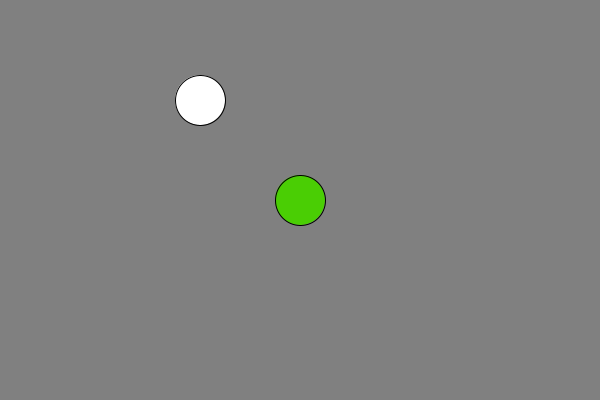
Frame 1 (no input)
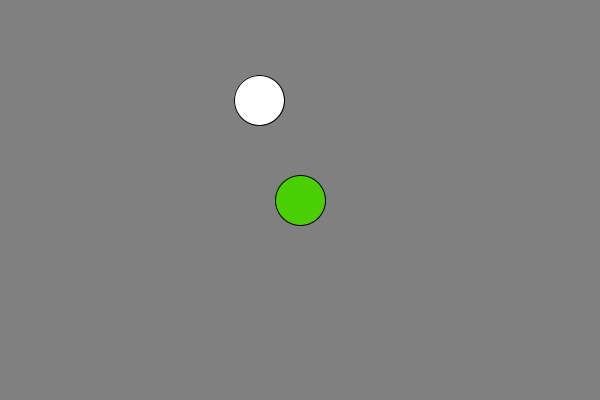
Frame 60 (the mouse pressed at the canvas centre just before this capture)
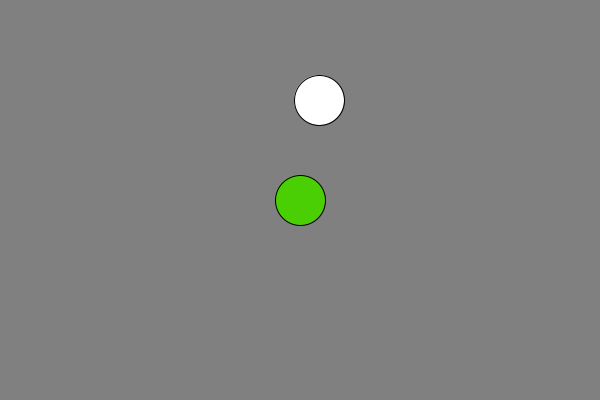
Frame 120 (the mouse held since frame 60 and released just before this capture)

The Processing sketch that drew these frames (run headless with seeded random() and noise(); from frame 60 on, the mouse is pressed at the canvas centre):

// Processing sketch: keyboard_03
// ── keyboard_03.pde
float xp=300, yp=200; // coordenadas iniciais do player
color cor1 = #FFFFFF;
float xt=200,yt=100;

void setup() {
  size(600, 400);
}

void draw() {
  background(128);
  desenha_target();
  move_player();
  desenha_player(xp,yp,#4ACE04);
  if(dist(xp,yp,xt,yt)<50) cor1 = color(random(255),random(255),random(255));
}

void desenha_target(){
  fill(cor1);
  circle(xt,yt,50);
  if (xt<width) xt++; else {xt=0;yt=random(0,height);}
}

void desenha_player(float xp, float yp, color cor){
  fill(cor);
  ellipse(xp,yp,50,50);
}

void move_player(){
  if (keyPressed) { 
    if (key == CODED) {
      if (keyCode == UP)    yp--; 
      if (keyCode == DOWN)  yp++; 
      if (keyCode == RIGHT) xp++;
      if (keyCode == LEFT)  xp--;
    }
  }
}
